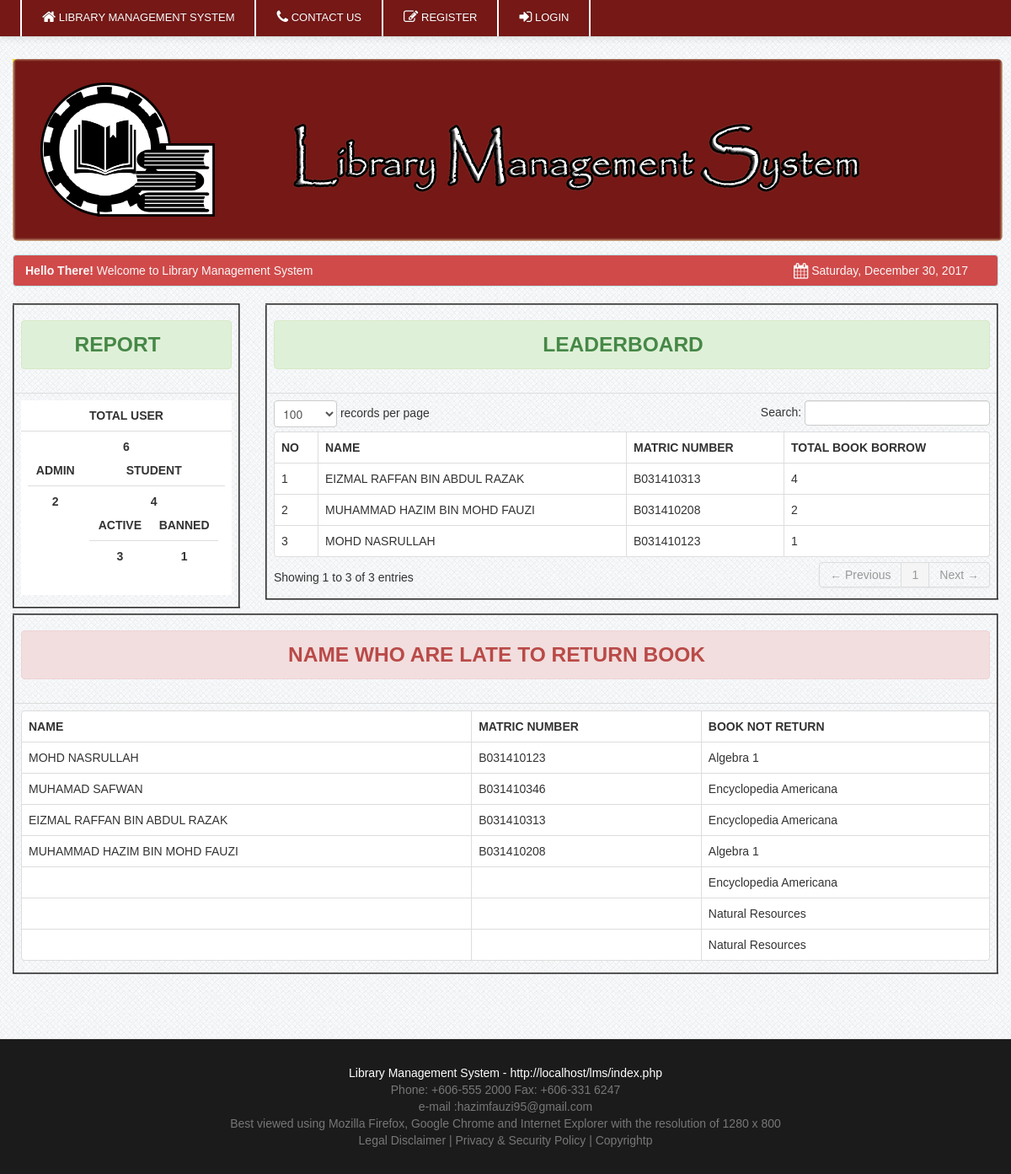
The page / on the database its author committed.
### tables this page shows
CREATE TABLE `member` (
  `member_id` int(11) NOT NULL,
  `matric_no` varchar(100) NOT NULL,
  `name` varchar(100) NOT NULL,
  `ic_number` varchar(12) NOT NULL,
  `password` varchar(20) NOT NULL,
  `gender` varchar(10) NOT NULL,
  `address` varchar(100) NOT NULL,
  `contact` varchar(100) NOT NULL,
  `year_level` varchar(100) NOT NULL,
  `level` varchar(5) NOT NULL,
  `status` varchar(10) NOT NULL
);

CREATE TABLE `book` (
  `book_id` int(11) NOT NULL,
  `book_title` varchar(100) NOT NULL,
  `category_id` varchar(50) NOT NULL,
  `author` varchar(50) NOT NULL,
  `book_copies` int(11) NOT NULL,
  `book_pub` varchar(100) NOT NULL,
  `publisher_name` varchar(100) NOT NULL,
  `copyright_year` int(11) NOT NULL
);

### banned.php (the view)
<div class="life-side-bar">
        <table cellpadding="2" cellspacing="2" border="2" class="table " >
                                <thead>
                                    <tr>
                                    <th><center><h3><div class="alert alert-danger">Name who are late to return book</div></h3></center></th>
                                    </tr>
                                </thead>
	                            <tbody>
                                <td>
<table cellpadding="0" cellspacing="0" border="0" class="table  table-bordered" >
                                <thead>
                                    <tr>
                                        <th>Name</th>
                                        <th>Matric Number</th>
                                        <th>Book Not Return</th>
                                    </tr>
                                </thead>
                                <tbody>
                                  <?php
								  $Today = date('d/m/Y');
								  $user_query=mysql_query("select name,matric_no,	book_title from borrow
                                                            LEFT JOIN member ON borrow.member_id = member.member_id
                                                            LEFT JOIN borrowdetails ON borrow.borrow_id = borrowdetails.borrow_id
                                                            LEFT JOIN book on borrowdetails.book_id =  book.book_id
                                                            WHERE borrow_status != 'returned'
															AND due_date < '$Today'
								  ")or die(mysql_error());
									while($row=mysql_fetch_array($user_query)){ ?>
									<tr>
                                    <td><?php echo $row['name']; ?></td>
                                    <td><?php echo $row['matric_no']; ?></td>
                                    <td><?php echo $row['book_title']; ?></td>
                                    </tr>
									<?php  }  ?>
                                </tbody>
                            </table>
                            </td>
                            </tbody>
                            </table>

### header.php (shortened to what this page needs)
<!DOCTYPE html>
<html>
<head>
			<link href="css/bootstrap.css" rel="stylesheet" media="screen">
			<link href="css/bootstrap-responsive.css" rel="stylesheet" media="screen">
			<link href="css/docs.css" rel="stylesheet" media="screen">
			<link href="css/diapo.css" rel="stylesheet" media="screen">
			<link href="css/font-awesome.css" rel="stylesheet" media="screen">
			<link rel="stylesheet" type="text/css" href="css/style.css" />
			<link rel="stylesheet" type="text/css" href="css/DT_bootstrap.css" />
</head>
<body>

### navbar.php
l     <div class="navbar navbar-fixed-top navbar-inverse">
            <div class="navbar-inner">
                <div class="container">
                    <div class="nav-collapse collapse">
					<ul class="nav">
                    <li class="divider-vertical"></li>
                    <li class="">
                    <a  rel="tooltip"  data-placement="bottom" title="Home" id="home"   href="index.php"><i class="icon-home icon-large"></i>&nbsp;Library Management System</a> </li>
					<li class="divider-vertical"></li>
                    <li class="">
					<a rel="tooltip"  data-placement="bottom" title="Click Here to Contact Us" id="login" href="contact.php"><i class="icon-phone icon-large"></i>&nbsp;Contact Us</a>
					</li>
                    <li class="divider-vertical"></li>
                    <li class="">
					<a rel="tooltip"  data-placement="bottom" title="home" id="home" href="register.php"><i class="icon-edit icon-large"></i>&nbsp;Register</a>
					</li>
                    <li class="divider-vertical"></li>
                    <li class="">
					<a rel="tooltip"  data-placement="bottom" title="User" id="login" href="member"><i class="icon-signin icon-large"></i>&nbsp;Login</a>
					</li>
                    <li class="divider-vertical"></li>
                    </ul>
                    </div>
                </div>
            </div>
        </div>

### index.php (shortened to what this page needs)
<?php include('header.php'); ?>
<?php include('navbar.php'); ?>
     <div class="container">
		<div class="margin-top">
			<div class="row">
            <?php include('head.php'); ?>
            	    <div class="span3">
					<?php include('report.php'); ?>
				    </div>
                    <div class="span9">
                    <?php include('leaderboard.php'); ?>
                    </div>
                    <div class="span12">
                    <?php include('banned.php'); ?>
                    </div>
			</div>
			</div>
		</div>
    </div>
<?php include('footer.php') ?>

### head.php
<div class="span12">
		<div class="header">
		<div class="pull-left">
		<img  src="lms.png" class="img-rounded">
		</div>
		</div>
			<div class="alert alert-info"><Strong>Hello There!</strong>&nbsp;Welcome to Library Management System
					<div class="pull-right">
						<i class="icon-calendar icon-large"></i>
						<?php
						$Today = date('y:m:d');
						$new = date('l, F d, Y', strtotime($Today));
						echo $new;
						?>
					</div>
			</div>
		</div>

### report.php
        <table cellpadding="2" cellspacing="2" border="2" class="table " >
                                <thead>
                                    <tr>
                                    <th><center><h3><div class="alert alert-success">REPORT</div></h3></center></th>
                                    </tr>
                                </thead>
	                            <tbody>
                                <td>
                            <table cellpadding="0" cellspacing="0" border="0" class="table " >
                                <thead>
                                    <tr>
                                    <th><center>Total User</center></th>
                                    </tr>
                                </thead>
                                <tbody>
								    <td>    <?php $query=mysql_query("select count(member_id) from member")or die(mysql_error());
		                                          $row=mysql_fetch_array($query); ?>
                                              <center><strong><?php echo $row[0];?></strong></center>
                              <table cellpadding="0" cellspacing="0" border="0" class="table " >
                                <thead>
                                    <tr>
                                    <th><center>Admin</center></th>
                                    <th><center>Student</center></th>
                                    </tr>
                                </thead>
                                <tbody>
								    <td>    <?php $query=mysql_query("select count(member_id) from member where level='Admin'")or die(mysql_error());
		                                          $row=mysql_fetch_array($query); ?>
                                              <center><strong><?php echo $row[0];?></strong></center>
                                    </td>
                                    <td>    <?php $query=mysql_query("select count(member_id) from member where level='User'")or die(mysql_error());
		                                          $row=mysql_fetch_array($query); ?>
                                              <center><strong><?php echo $row[0];?></strong></center>
                                               <table cellpadding="0" cellspacing="0" border="0" class="table " >
                                <thead>
                                    <tr>
                                    <th><center>Active</center></th>
                                    <th><center>Banned</center></th>
                                    </tr>
                                </thead>
                                <tbody>
								    <td>    <?php $query=mysql_query("select count(member_id) from member where level='User' AND status='active'")or die(mysql_error());
		                                          $row=mysql_fetch_array($query); ?>
                                              <center><strong><?php echo $row[0];?></strong></center>
                                    </td>
                                    <td>    <?php $query=mysql_query("select count(member_id) from member where level='User' AND status='banned'")or die(mysql_error());
		                                          $row=mysql_fetch_array($query); ?>
                                              <center><strong><?php echo $row[0];?></strong></center>
                                    </td>
                                </tbody>
                            </table>
                                    </td>
                                  </tbody>
                            </table>
                                    </td>
                                </tbody>
                            </table>
                            </td>
                            </tbody>
</table>

### leaderboard.php (shortened to what this page needs)
                          <?php   $no_book1='0';
		  $no_book2='0';
                                  $no_book3='0';
		  $name1='none';
		  $name2='none';
		  $name3='none';
		  $matric_no1='none';
		  $matric_no2='none';
		  $matric_no3='none';
	$user_query=mysql_query("select * from member where level='User'")or die(mysql_error());
	while($row=mysql_fetch_array($user_query)){
	$id=$row['member_id'];  ?>
	<tr class="del<?php echo $id ?>">
                            <?php $query = "select count(book_id),name,matric_no from member
						join borrow using (member_id)
						join borrowdetails using (borrow_id)
						join book using (book_id)
						where borrow_status = 'returned'
						AND member_id = '$id' AND month(date_return) = month(now())
						AND status != 'Banned'
						group by name";
                                  $result = mysql_query($query)or die(mysql_error());
                                  $row=mysql_fetch_array($result);
		  if($row[0]>$no_book1)
		  {
		   $name3=$name2;
		   $name2=$name1;
		   $matric_no3=$matric_no2;
		   $matric_no2=$matric_no1;
		   $matric_no1=$row[2];
		   $name1=$row[1];
		   $no_book3=$no_book2;
		   $no_book2=$no_book1;
		   $no_book1=$row[0];}
		  else if($row[0]>$no_book2)
		  {
			  $name3=$name2;
			  $matric_no3=$matric_no2;
		   $no_book3 = $no_book2;
		   $name2=$row[1];
		   $matric_no2=$row[2];
		  $no_book2=$row[0];
		  }
		  ?>
	<?php  }  ?>
                    <table cellpadding="2" cellspacing="2" border="2" class="table " >
                        <thead>
                            <tr>
                                <th><center><h3><div class="alert alert-success">LEADERBOARD</div></h3></center></th>
                              </tr>
                        </thead>
                        <tbody>
                    <td>
                    <table cellpadding="0" cellspacing="0" border="0" class="table  table-bordered" id="example">
                        <thead>
                            <tr>
                                <th>No</th>
                                <th>Name</th>
                                <th>Matric Number</th>
		<th>Total Book Borrow</th>
                              </tr>
                        </thead>
                        <tbody>
 <?php $name[1]=$name1;
                            $name[2]=$name2;
                            $name[3]= $name3;
                            $no_book[1]=$no_book1;
                          $no_book[2]=$no_book2;
  $no_book[3]=$no_book3;
  $matric_no[1]=$matric_no1;
                          $matric_no[2]=$matric_no2;
  $matric_no[3]=$matric_no3;
	for($i=1;$i<4;$i++){  ?>
	<tr class="del<?php echo $i ?>">
                            <td><?php echo $i; ?></td>
                            <td><?php echo $name[$i]; ?> </td>
                            <td><?php echo $matric_no[$i]; ?> </td>
                            <td><?php echo $no_book[$i]; ?> </td>
                            </tr>
	<?php  }  ?>
                        </tbody>
                    </table>
</td></tbody></table>

### footer.php
 <footer class="footer">
   <div class="container">
<div class="foot-margin">
     <p><a>Library Management System - http://localhost/lms/index.php</a></p>
     <p>Phone: +606-555 2000 Fax: +606-331 6247 </p>
     <p> e-mail :hazimfauzi95@gmail.com </p>
     <p>Best viewed using Mozilla Firefox, Google Chrome and Internet Explorer with the resolution of 1280 x 800</p>
     <p>Legal Disclaimer | Privacy & Security Policy | Copyrightp</p>
   </div>
   </div>
 </footer>

### css/docs.css (style rules this page uses)
body { font-family:'TR Century Gothic',Helvetica,Arial,sans-serif !important; }
.alert { text-shadow: none; }
th { text-transform:uppercase; }
.nav li a { text-transform:uppercase; }
.header { background: none repeat scroll 0 0 #f2db37; height: 211px; margin-bottom: 21px; }
.foot-margin p a { color:#ffffff; }
.margin-top { margin-top:50px; }
body { background: url(../img/grid_noise.png); position: relative; }
body > .navbar { font-size: 13px; }
.footer { text-align: center; padding: 30px 0; margin-top: 70px; border-top: 1px solid #e5e5e5; background-color:#1B1B1B; }
.footer p { margin-bottom: 0; color: #777; }

### rows shown on the page
member: name "MOHD NASRULLAH", matric_no "B031410123", book.book_title "Algebra 1"
member: name "MUHAMAD SAFWAN", matric_no "B031410346", book.book_title "Encyclopedia Americana"
member: name "EIZMAL RAFFAN BIN ABDUL RAZAK", matric_no "B031410313", book.book_title "Encyclopedia Americana"
member: name "MUHAMMAD HAZIM BIN MOHD FAUZI", matric_no "B031410208", book.book_title "Algebra 1"
book: book_title "Encyclopedia Americana"
book: book_title "Natural Resources"

### other values the page prints
$row[0] "6"
$row[0] "2"
$row[0] "4"
$row[0] "3"
$row[0] "1"
$name[$i] "EIZMAL RAFFAN BIN ABDUL RAZAK"
$matric_no[$i] "B031410313"
$no_book[$i] "4"
$name[$i] "MUHAMMAD HAZIM BIN MOHD FAUZI"
$matric_no[$i] "B031410208"
$no_book[$i] "2"
$name[$i] "MOHD NASRULLAH"
$matric_no[$i] "B031410123"
$no_book[$i] "1"
